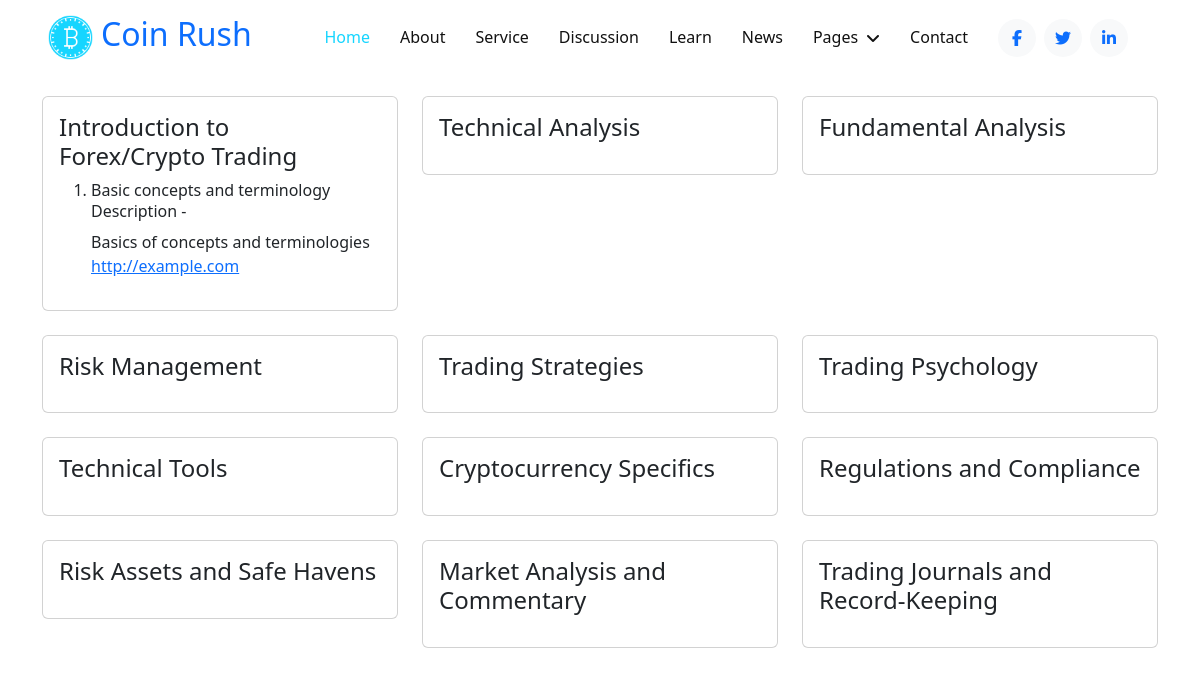
Page /courses/ on the committed database.
### coinRush/models.py (models this page shows, shortened)
class CourseCategory(models.Model):
    name = models.CharField(max_length=100)
    class Meta:
        verbose_name_plural = "Course Categories"

class Learn(models.Model):
    title = models.CharField(max_length=100)
    description = models.TextField(blank=True)
    category = models.ForeignKey(CourseCategory, on_delete=models.CASCADE, default=1)
    external_link = models.URLField(null=True)
    class Meta:
        verbose_name_plural = "Courses"

### coinRush/views.py (the view)
# urls.py: path("courses/", views.categories_course, name="courses"),
def categories_course(request):
    categories = CourseCategory.objects.all()
    return render(request, "Learn/learning.html", {"categories": categories})

### coinRush/templates/Learn/learning.html
{% extends 'Base/base.html' %}
{% load static %}
{% block extraHead %}
    <link rel="stylesheet" href="{% static 'css/news.css' %}">
{% endblock extraHead %}
{% block content %}
    <div class="container">
        <div class="row">
            {% for category in categories %}
                <div class="col-lg-4 col-md-6 mb-4">
                    <div class="card">
                        <div class="card-body">
                            <h4>{{ category.name }}</h4>
                            <ol>
                                {% for course in category.learn_set.all %}
                                    <li>
                                        {{ course.title }} <br><h6>Description -</h6> {{ course.description }}<br>
                                        <a href="{{ course.external_link }}">{{ course.external_link }}</a>
                                    </li>
                                {% endfor %}
                            </ol>
                        </div>
                    </div>
                </div>
            {% endfor %}
        </div>
    </div>
{% endblock content %}

### coinRush/static/css/styles.css (style rules this page uses)
:root { --primary: #16D5FF; --secondary: #999999; --light: #F2F8FE; --dark: #111111; }
h4, h5, h6, .h4, .h5, .h6 { font-weight: 500 !important; }

### coinRush/static/css/news.css (style rules this page uses)
* { box-sizing: border-box; padding: 0; margin: 0; }
.container { margin-top: 20px; }

### rows in the picture
CourseCategory: name "Introduction to Forex/Crypto Trading"
Learn: title "Basic concepts and terminology", description "Basics of concepts and terminologies", external_link "http://example.com"
CourseCategory: name "Technical Analysis"
CourseCategory: name "Fundamental Analysis"
CourseCategory: name "Risk Management"
CourseCategory: name "Trading Strategies"
CourseCategory: name "Trading Psychology"
CourseCategory: name "Technical Tools"
CourseCategory: name "Cryptocurrency Specifics"
CourseCategory: name "Regulations and Compliance"
CourseCategory: name "Risk Assets and Safe Havens"
CourseCategory: name "Market Analysis and Commentary"
CourseCategory: name "Trading Journals and Record-Keeping"
